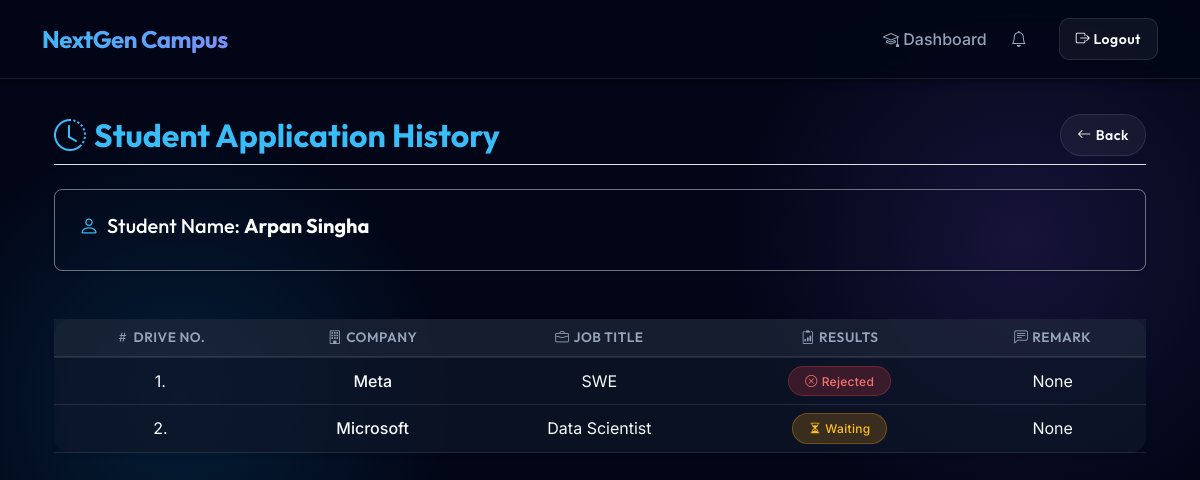
Screenshot of /student/applications (signed in) with the database file from the repository.
### models.py (models this page shows)
class StudentProfile(db.Model):
    __tablename__ = 'student_profiles'
    id = db.Column(db.Integer, primary_key=True)
    user_id = db.Column(db.Integer, db.ForeignKey('users.id'), nullable=False, unique=True)
    student_roll_id = db.Column(db.String(50), nullable=False, unique=True)
    name = db.Column(db.String(100), nullable=False)
    contact = db.Column(db.String(50), nullable=False)
    resume_filename = db.Column(db.String(200), nullable=True) # filename storing code here in this line.........
    education = db.Column(db.Text, nullable=True)
    skills = db.Column(db.Text, nullable=True)
    user = db.relationship('User', back_populates='student_profile')
    applications = db.relationship('Application', back_populates='student', cascade="all, delete-orphan")

class Application(db.Model):
    __tablename__ = 'applications'
    id = db.Column(db.Integer, primary_key=True)
    student_id = db.Column(db.Integer, db.ForeignKey('student_profiles.id'), nullable=False)
    drive_id = db.Column(db.Integer, db.ForeignKey('placement_drives.id'), nullable=False)
    application_date = db.Column(db.DateTime, default=datetime.now)
    status = db.Column(db.String(20), default='applied') # applied, shortlisted, selected, rejected
    student = db.relationship('StudentProfile', back_populates='applications')
    drive = db.relationship('PlacementDrive', back_populates='applications')
    placement = db.relationship('Placement', back_populates='application', uselist=False, cascade="all, delete-orphan")

class PlacementDrive(db.Model):
    __tablename__ = 'placement_drives'
    id = db.Column(db.Integer, primary_key=True)
    company_id = db.Column(db.Integer, db.ForeignKey('company_profiles.id'), nullable=False)
    job_title = db.Column(db.String(150), nullable=False)
    job_description = db.Column(db.Text, nullable=False)
    eligibility_criteria = db.Column(db.Text, nullable=False)
    required_skills = db.Column(db.String(255), nullable=True)
    experience = db.Column(db.String(100), nullable=True)
    salary_range = db.Column(db.String(100), nullable=True)
    application_deadline = db.Column(db.Date, nullable=False)
    is_active = db.Column(db.Boolean, default=True)
    status = db.Column(db.String(20), default='pending') # pending, approved, rejected, closed
    company = db.relationship('CompanyProfile', back_populates='drives')
    applications = db.relationship('Application', back_populates='drive', cascade="all, delete-orphan")

class CompanyProfile(db.Model):
    __tablename__ = 'company_profiles'
    id = db.Column(db.Integer, primary_key=True)
    user_id = db.Column(db.Integer, db.ForeignKey('users.id'), nullable=False, unique=True)
    company_name = db.Column(db.String(100), nullable=False)
    industry = db.Column(db.String(100), nullable=True)
    hr_contact = db.Column(db.String(100), nullable=False)
    website = db.Column(db.String(150), nullable=True)
    approval_status = db.Column(db.String(20), default='pending') # pending, approved, rejected
    user = db.relationship('User', back_populates='company_profile')
    drives = db.relationship('PlacementDrive', back_populates='company', cascade="all, delete-orphan")

### app.py (the view)
@app.route('/student/applications')
@login_required
def student_applications():
    if current_user.role != 'student': return redirect(url_for('index'))
    applications = current_user.student_profile.applications
    return render_template('student/applications.html', applications=applications)

### app.py (called while the page is built)
@login_manager.user_loader
def load_user(user_id):
    return User.query.get(int(user_id))

### templates/student/applications.html
{% extends "base.html" %}
{% block content %}
<div class="container mt-4">
    <div class="d-flex justify-content-between align-items-center mb-4 pb-2 border-bottom">
        <h2 class="mb-0 fw-bold text-primary"><i class="bi bi-clock-history me-2"></i>Student Application History</h2>
        <a href="{{ url_for('student_dashboard') }}" class="btn btn-outline-secondary btn-sm rounded-pill px-3"><i class="bi bi-arrow-left me-1"></i>Back</a>
    </div>
    <div class="mb-5 bg-transparent p-4 rounded-3 shadow-sm border border-secondary">
        <h5 class="mb-2 text-white"><i class="bi bi-person me-2 text-primary"></i>Student Name: <span class="fw-bold">{{ current_user.student_profile.name }}</span></h5>
    </div>
    <div class="card shadow-sm border-0">
        <div class="card-body p-0">
            <div class="table-responsive">
                <table class="table table-hover align-middle mb-0 text-center">
                    <thead class="table-light border-bottom border-dark">
                        <tr>
                            <th><i class="bi bi-hash text-muted me-1"></i>Drive No.</th>
                            <th><i class="bi bi-building text-muted me-1"></i>Company</th>
                            <th><i class="bi bi-briefcase text-muted me-1"></i>Job Title</th>
                            <th><i class="bi bi-clipboard2-data text-muted me-1"></i>Results</th>
                            <th><i class="bi bi-chat-left-text text-muted me-1"></i>Remark</th>
                        </tr>
                    </thead>
                    <tbody>
                        {% for app in applications %}
                        <tr>
                            <td>{{ app.drive.id }}.</td>
                            <td class="fw-medium">{{ app.drive.company.company_name }}</td>
                            <td>{{ app.drive.job_title }}</td>
                            <td>
                                {% if app.status == 'applied' %}
                                <span class="badge bg-primary rounded-pill px-3 py-2 fw-medium"><i class="bi bi-send me-1"></i>Applied</span>
                                {% elif app.status == 'shortlisted' %}
                                <span class="badge bg-info text-white rounded-pill px-3 py-2 fw-medium"><i class="bi bi-star-fill me-1"></i>Shortlisted</span>
                                {% elif app.status == 'waiting' %}
                                <span class="badge bg-warning text-white rounded-pill px-3 py-2 fw-medium"><i class="bi bi-hourglass-split me-1"></i>Waiting</span>
                                {% elif app.status == 'selected' %}
                                <span class="badge bg-success rounded-pill px-3 py-2 fw-medium"><i class="bi bi-check-circle-fill me-1"></i>Selected</span>
                                {% elif app.status == 'rejected' %}
                                <span class="badge bg-danger rounded-pill px-3 py-2 fw-medium"><i class="bi bi-x-circle me-1"></i>Rejected</span>
                                {% else %}
                                <span class="badge bg-secondary rounded-pill px-3 py-2 fw-medium">{{ app.status|title }}</span>
                                {% endif %}
                            </td>
                            <td>None</td>
                        </tr>
                        {% else %}
                        <tr>
                            <td colspan="5" class="py-4 text-muted">You have no application history yet.</td>
                        </tr>
                        {% endfor %}
                    </tbody>
                </table>
            </div>
        </div>
    </div>
</div>
{% endblock %}

### static/css/style.css (style rules this page uses)
:root { --primary-color: #0ea5e9; --primary-hover: #38bdf8; --dark-bg: #0f172a; --darker-bg: #020617; --glass-bg: rgba(15, 23, 42, 0.7); --glass-border: rgba(255, 255, 255, 0.1); --text-main: #f8fafc; --text-muted: #94a3b8; --shadow-sm: 0 4px 6px -1px rgba(0, 0, 0, 0.3), 0 2px 4px -1px rgba(0, 0, 0, 0.2); --shadow-md: 0 10px 15px -3px rgba(0, 0, 0, 0.4), 0 4px 6px -2px rgba(0, 0, 0, 0.3); --shadow-lg: 0 20px 25px -5px rgba(0, 0, 0, 0.5), 0 10px 10px -5px rgba(0, 0, 0, 0.4); --shadow-glow: 0 0 20px rgba(14, 165, 233, 0.3); }
body { background-color: var(--darker-bg); background-image: radial-gradient(circle at 15% 50%, rgba(14, 165, 233, 0.15), transparent 25%), radial-gradient(circle at 85% 30%, rgba(139, 92, 246, 0.15), transparent 25%); font-family: 'Inter', sans-serif; color: var(--text-main); min-height: 100vh; }
h1, h2, h3, h4, h5, h6, .navbar-brand { font-family: 'Outfit', sans-serif; }
.card { background: var(--glass-bg); backdrop-filter: blur(20px); -webkit-backdrop-filter: blur(20px); border: 1px solid var(--glass-border); border-radius: 16px; box-shadow: var(--shadow-md); transition: transform 0.3s cubic-bezier(0.4, 0, 0.2, 1), box-shadow 0.3s ease; color: var(--text-main); }
.text-muted { color: var(--text-muted) !important; }
.btn { border-radius: 10px; padding: 0.6rem 1.5rem; font-weight: 600; transition: all 0.3s cubic-bezier(0.4, 0, 0.2, 1); font-family: 'Outfit', sans-serif; letter-spacing: 0.5px; }
.btn-outline-dark, .btn-outline-secondary { border: 1px solid var(--glass-border); color: var(--text-main); background: rgba(255, 255, 255, 0.05); }
.table { --bs-table-bg: transparent; --bs-table-color: var(--text-main); color: var(--text-main); }
.table-light { --bs-table-bg: rgba(255, 255, 255, 0.05); --bs-table-color: var(--text-main); }
.table thead th { border-bottom: 2px solid var(--glass-border); color: var(--text-muted); font-weight: 600; font-family: 'Outfit', sans-serif; letter-spacing: 0.5px; text-transform: uppercase; font-size: 0.85rem; }
.table>tbody>tr { transition: all 0.2s ease; border-bottom: 1px solid var(--glass-border); }
.table td { vertical-align: middle; }
.badge { padding: 0.5em 0.8em; font-weight: 600; letter-spacing: 0.3px; border-radius: 6px; }
.bg-danger { background-color: rgba(239, 68, 68, 0.2) !important; color: #f87171 !important; border: 1px solid rgba(239, 68, 68, 0.3); }
.bg-warning { background-color: rgba(245, 158, 11, 0.2) !important; color: #fbbf24 !important; border: 1px solid rgba(245, 158, 11, 0.3); }
.text-primary { color: var(--primary-hover) !important; }

### templates/base.html (style rules this page uses)
body { padding-top: 90px; }

### rows the page displays
StudentProfile: student_profile.name "Arpan Singha"
Application: drive.id "1", drive.company.company_name "Meta", drive.job_title "SWE", status "rejected" (drawn)
Application: drive.id "2", drive.company.company_name "Microsoft", drive.job_title "Data Scientist", status "waiting" (drawn)
